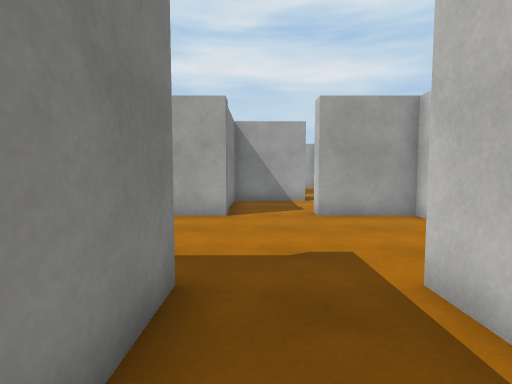
view 1 (above)

13 first-person views from a walk through a scene from a Unity 3-D project. The camera is 1.3 m above the floor, tilts 4° down and sees 80° across. The floor is counted in squares, 1 m on a side. Each view is taken from the middle of a square. On the plan, view 1 faces up. The plan holds only what a view shows up to about 14 squares ahead; the rest is blank. The place goes on beyond the plan. The player character is not drawn. Surface patterns are stand-ins for the level's own textures.

view 2
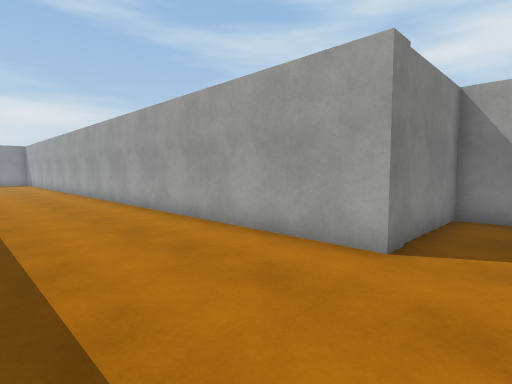

view 3
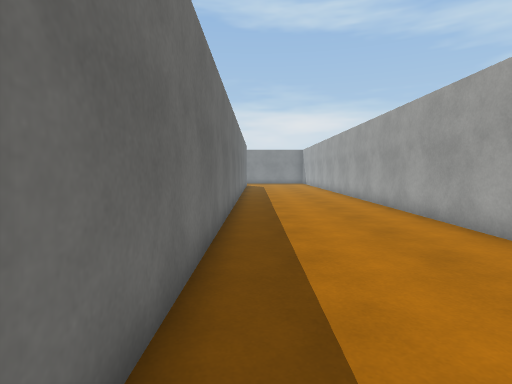

view 4
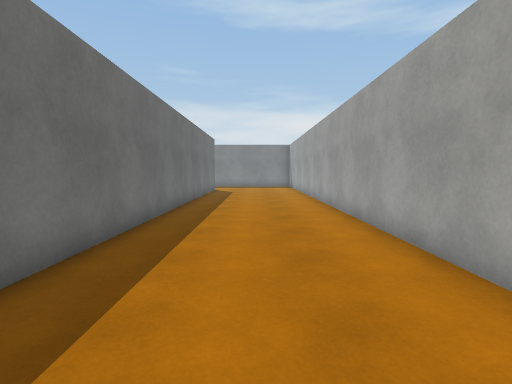

view 5
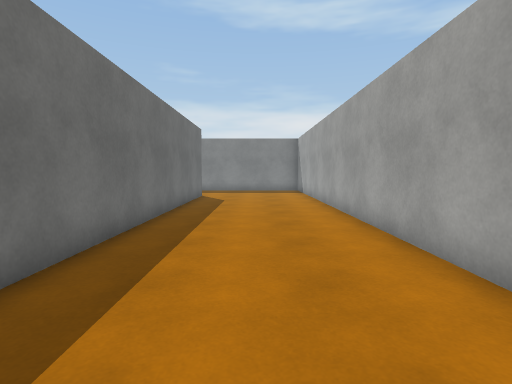

view 6
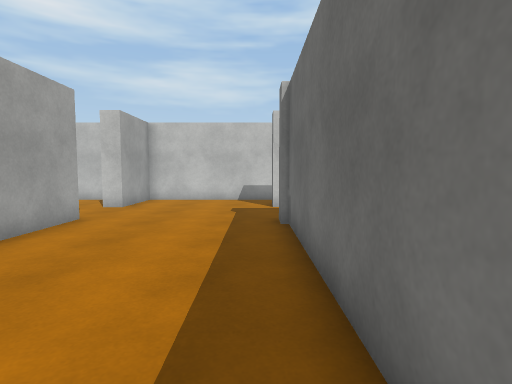

view 7
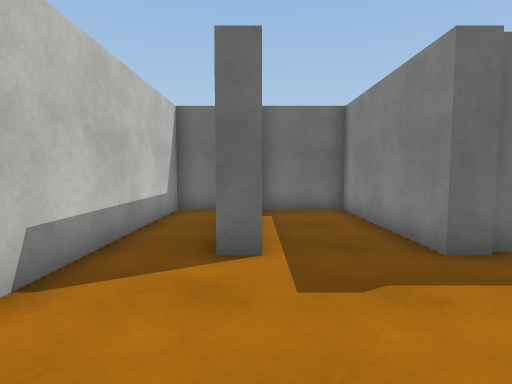

view 8
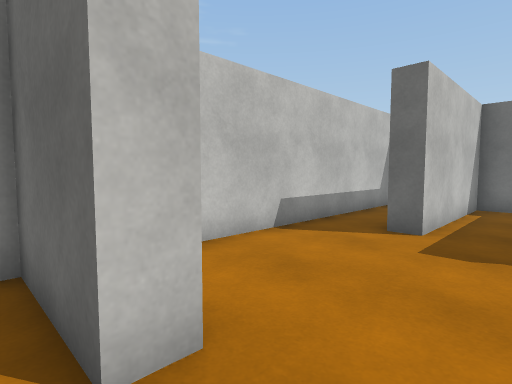

view 9
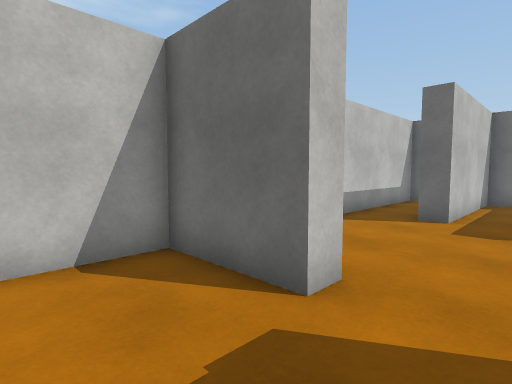

view 10
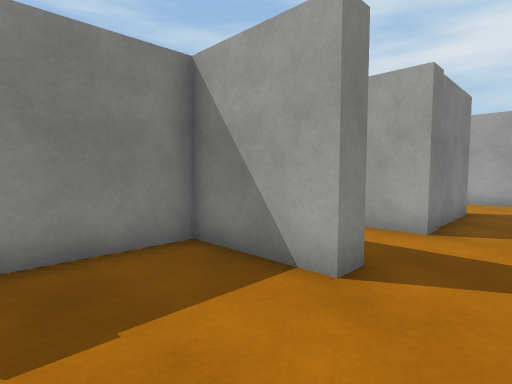

view 11
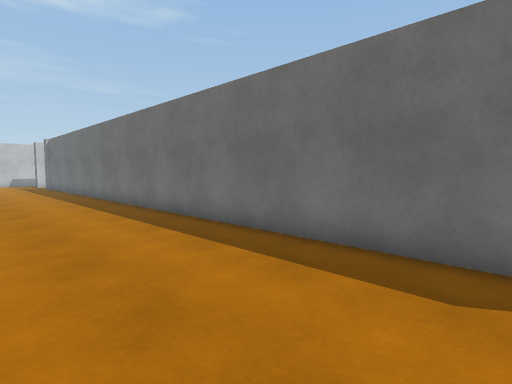

view 12
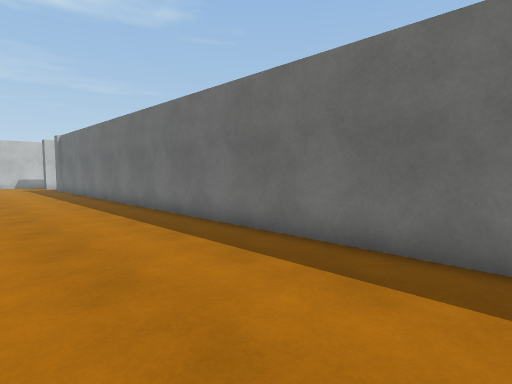

view 13
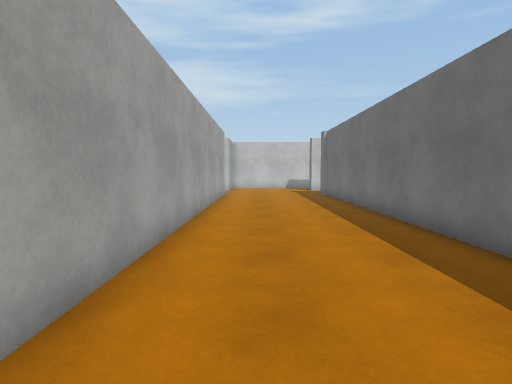

### Floor plan
Points are (right, up) in squares from view 1. A wall is a line through its corners. A room is listed if a view was taken in it or the views show most of it. See-through windows are left out.
Room 1 (views 1, 2, 3, 4, 5, 6, 7, 11, 12, 13)
walls: (-1.6, 3.4) (-0.9, 3.4) (-0.9, -2.1) (1.8, -2.1) (1.8, 3.4) (2.6, 3.4); (-0.9, 8.8) (-26, 8.8); (3.2, -2.1) (4.6, -2.1) (4.6, 8.8) (1.8, 8.8); (-26, 3.2) (-1.5, 3.2)
ways out: opening at (0.5, 9) to room 2
Room 2 (views 8, 9, 10)
walls: (2.1, 14) (2.1, 13.3) (-0.9, 13.3) (-0.9, 8.8); (1.8, 8.8) (1.8, 9.4) (4.6, 9.4) (4.6, 12)
ways out: opening at (0.5, 9) to room 1; opening at (3.5, 14)

Positions as (right, up) in squares from view 1, and headings:
1: (0, 0), facing up
2: (1, 4), facing up-left
3: (-1, 4), facing left
4: (-7, 6), facing left
5: (-12, 6), facing left
6: (-9, 4), facing right
7: (2, 8), facing down
8: (0, 10), facing down-right
9: (0, 12), facing down-right
10: (4, 10), facing up-left
11: (-26, 8), facing down-right
12: (-23, 8), facing down-right
13: (-18, 7), facing right
